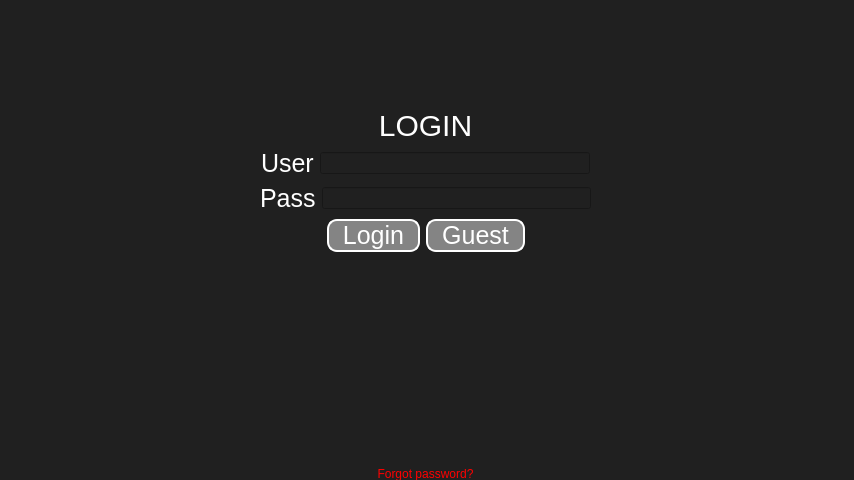
<?xml version="1.0" encoding="UTF-8"?>
<ui version="4.0">
 <class>Form</class>
 <widget class="QWidget" name="Form">
  <property name="geometry">
   <rect>
    <x>0</x>
    <y>0</y>
    <width>854</width>
    <height>480</height>
   </rect>
  </property>
  <property name="windowTitle">
   <string>Form</string>
  </property>
  <property name="styleSheet">
   <string notr="true">QWidget { background-color: rgb(32,32,32); }</string>
  </property>
  <widget class="QWidget" name="verticalLayoutWidget_2">
   <property name="geometry">
    <rect>
     <x>-10</x>
     <y>-10</y>
     <width>871</width>
     <height>491</height>
    </rect>
   </property>
   <layout class="QVBoxLayout" name="parentVLayout_2">
    <item>
     <layout class="QVBoxLayout" name="parentVLayout">
      <item>
       <spacer name="verticalSpacer_2">
        <property name="orientation">
         <enum>Qt::Vertical</enum>
        </property>
        <property name="sizeHint" stdset="0">
         <size>
          <width>20</width>
          <height>128</height>
         </size>
        </property>
       </spacer>
      </item>
      <item>
       <widget class="QLabel" name="loginLabel">
        <property name="styleSheet">
         <string notr="true">QLabel{
color:rgb(255,255,255);
font-size: 30px;
}</string>
        </property>
        <property name="text">
         <string>LOGIN</string>
        </property>
        <property name="alignment">
         <set>Qt::AlignCenter</set>
        </property>
       </widget>
      </item>
      <item>
       <layout class="QHBoxLayout" name="userFieldHLayout">
        <item>
         <spacer name="userLeftSpacer">
          <property name="orientation">
           <enum>Qt::Horizontal</enum>
          </property>
          <property name="sizeHint" stdset="0">
           <size>
            <width>40</width>
            <height>20</height>
           </size>
          </property>
         </spacer>
        </item>
        <item>
         <widget class="QLabel" name="userLabel">
          <property name="styleSheet">
           <string notr="true">QLabel{
color:rgb(255,255,255);
font-size: 25px;
}</string>
          </property>
          <property name="text">
           <string>User</string>
          </property>
         </widget>
        </item>
        <item>
         <widget class="QLineEdit" name="userLineField">
          <property name="styleSheet">
           <string notr="true">QLineEdit{
color:rgb(255,255,255);
}</string>
          </property>
         </widget>
        </item>
        <item>
         <spacer name="userRightSpacer">
          <property name="orientation">
           <enum>Qt::Horizontal</enum>
          </property>
          <property name="sizeHint" stdset="0">
           <size>
            <width>40</width>
            <height>20</height>
           </size>
          </property>
         </spacer>
        </item>
       </layout>
      </item>
      <item>
       <layout class="QHBoxLayout" name="passwordFieldHLayout">
        <item>
         <spacer name="passLeftSpacer">
          <property name="orientation">
           <enum>Qt::Horizontal</enum>
          </property>
          <property name="sizeHint" stdset="0">
           <size>
            <width>40</width>
            <height>20</height>
           </size>
          </property>
         </spacer>
        </item>
        <item>
         <widget class="QLabel" name="passLabel">
          <property name="styleSheet">
           <string notr="true">QLabel{
color:rgb(255,255,255);
font-size: 25px;
}</string>
          </property>
          <property name="text">
           <string>Pass</string>
          </property>
         </widget>
        </item>
        <item>
         <widget class="QLineEdit" name="passLineField">
          <property name="styleSheet">
           <string notr="true">QLineEdit{
color:rgb(255,255,255);
}</string>
          </property>
          <property name="echoMode">
           <enum>QLineEdit::Password</enum>
          </property>
         </widget>
        </item>
        <item>
         <spacer name="passRightSpacer">
          <property name="orientation">
           <enum>Qt::Horizontal</enum>
          </property>
          <property name="sizeHint" stdset="0">
           <size>
            <width>40</width>
            <height>20</height>
           </size>
          </property>
         </spacer>
        </item>
       </layout>
      </item>
      <item>
       <layout class="QHBoxLayout" name="horizontalLayout_2">
        <item>
         <spacer name="horizontalSpacer">
          <property name="orientation">
           <enum>Qt::Horizontal</enum>
          </property>
          <property name="sizeHint" stdset="0">
           <size>
            <width>40</width>
            <height>20</height>
           </size>
          </property>
         </spacer>
        </item>
        <item>
         <widget class="QPushButton" name="loginButton">
          <property name="styleSheet">
           <string notr="true">QPushButton{
border-style: outset;
border-width: 2px;
border-radius: 10px;
font-size: 25px;
background-color: rgb(132,132,132);
color: rgb(255,255,255);
}</string>
          </property>
          <property name="text">
           <string>  Login  </string>
          </property>
         </widget>
        </item>
        <item>
         <widget class="QPushButton" name="guestButton">
          <property name="styleSheet">
           <string notr="true">QPushButton{
border-style: outset;
border-width: 2px;
    border-radius: 10px;
background-color: rgb(132,132,132);
font-size: 25px;
color: rgb(255,255,255);
}</string>
          </property>
          <property name="text">
           <string>  Guest  </string>
          </property>
         </widget>
        </item>
        <item>
         <spacer name="horizontalSpacer_3">
          <property name="orientation">
           <enum>Qt::Horizontal</enum>
          </property>
          <property name="sizeHint" stdset="0">
           <size>
            <width>40</width>
            <height>20</height>
           </size>
          </property>
         </spacer>
        </item>
       </layout>
      </item>
     </layout>
    </item>
    <item>
     <widget class="QLabel" name="labelInfo">
      <property name="styleSheet">
       <string notr="true">QLabel{
color:rgb(255,255,255);
}</string>
      </property>
      <property name="text">
       <string/>
      </property>
      <property name="alignment">
       <set>Qt::AlignCenter</set>
      </property>
     </widget>
    </item>
    <item>
     <spacer name="verticalSpacer">
      <property name="orientation">
       <enum>Qt::Vertical</enum>
      </property>
      <property name="sizeHint" stdset="0">
       <size>
        <width>20</width>
        <height>198</height>
       </size>
      </property>
     </spacer>
    </item>
    <item>
     <widget class="QPushButton" name="forgotPassButton">
      <property name="styleSheet">
       <string notr="true">QPushButton{
	border-style: outset;
	background-color: rgb(32,32,32);
	border-width: 0px;
	color: red;
}</string>
      </property>
      <property name="text">
       <string>Forgot password?</string>
      </property>
     </widget>
    </item>
   </layout>
  </widget>
 </widget>
 <resources/>
 <connections/>
</ui>
